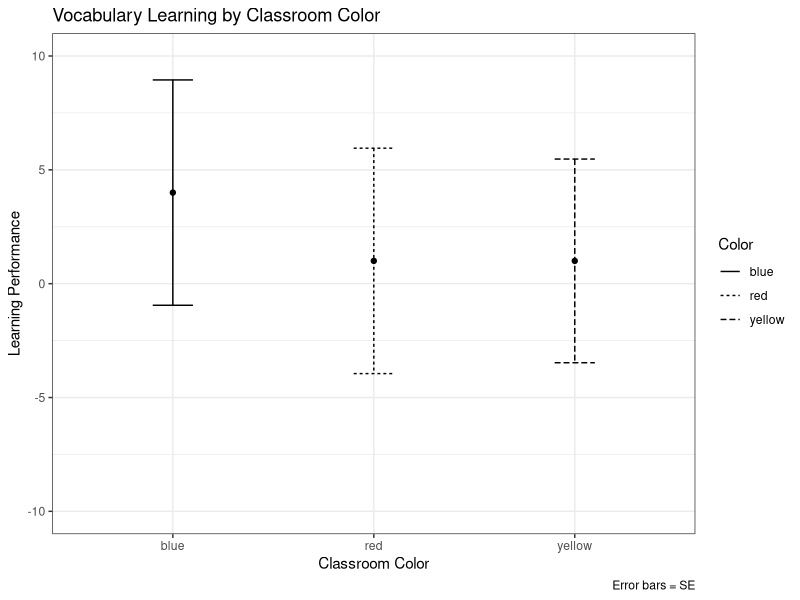

The R source for this figure:
# 記得先設定工作目錄！

# 三之二
# 讀取教室顏色影響生字學習的資料
exp1 = read.delim("ColoredRooms.txt", header = T)
head(exp1) 

# 產生並儲存ANOVA的檢定結果
colors.aov = aov(Learning ~ Color, data = exp1)	
# ANOVA檢定的基本資訊
colors.aov

summary(colors.aov)	# 產生正式的統計檢定報告

# 練習一
# 依exp1的Color因子層次分組計算Learning平均數並整理為資料框
exp.avg = aggregate(Learning ~ Color, FUN = mean, data = exp1)
# 取出每個教室的子集合並計算Learning標準誤
exp.blue = subset(exp1, Color == "blue")
blue.se = sqrt(sum(((exp.blue$Learning - mean(exp.blue$Learning)) ^ 2)) / 
                 (sd(exp.blue$Learning) / nrow(exp.blue)))
exp.red = subset(exp1, Color == "red")
red.se = sqrt(sum(((exp.red$Learning - mean(exp.red$Learning)) ^ 2)) / 
                 (sd(exp.red$Learning) / nrow(exp.red)))
exp.yellow = subset(exp1, Color == "yellow")
yellow.se = sqrt(sum(((exp.yellow$Learning - mean(exp.yellow$Learning)) ^ 2)) / 
                (sd(exp.yellow$Learning) / nrow(exp.yellow)))

# 將標準誤數值依照exp.avg裡Classroom層次的順序合併為單一向量，並存入exp.avg
# 中的SE欄位
exp.avg$SE = c(blue.se, red.se, yellow.se)

library(ggplot2)

# 依教室顏色不同繪製型式不同的線條(linetype)
ggplot(data = exp.avg, mapping = aes(x = Color, y = Learning, group = Color, linetype = Color)) +
  # 繪製資料點而不是資料長條，因為標準誤有小於0的時候(長條圖的基準值為0)
  geom_point() +
  geom_errorbar(mapping = aes(ymin = Learning - SE, ymax = Learning + SE), width = 0.2)  +
  scale_y_continuous(limits = c(-10, 10)) +
  # 應該在圖表的附註說明誤差線的範圍指的是哪一種統計數據
  labs(title = "Vocabulary Learning by Classroom Color", x = "Classroom Color", 
       y = "Learning Performance", caption = "Error bars = SE") +
  theme_bw()

# 驗證教室顏色ANOVA檢定中的右尾p值
pf(q = 11.25, df1 = 2, df2 = 12, lower.tail = F)	# p值正是.00177